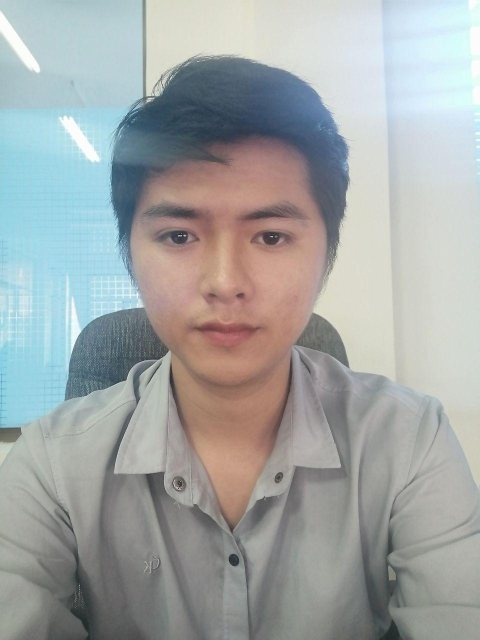
#> input picture tools/AVATAR_HSzdGqQuw.jpg, 960 x 1280 px (shown at 1/2 size)
$ python yolo_client.py
#> lines starting #> are read from the running program, lines starting #| are printed output that depends on the picture
# coding: utf-8

import cv2
import io
import logging
import random
import requests
import time


LOGGER = logging.getLogger(__name__)


def letterbox_resize(img, new_width, new_height, interp=0):
    '''
    Letterbox resize. keep the original aspect ratio in the resized image.
    '''
    ori_height, ori_width = img.shape[:2]

    resize_ratio = min(new_width / ori_width, new_height / ori_height)

    resize_w = int(resize_ratio * ori_width)
    resize_h = int(resize_ratio * ori_height)

    img = cv2.resize(img, (resize_w, resize_h), interpolation=interp)
    image_padded = np.full((new_height, new_width, 3), 128, np.uint8)

    dw = int((new_width - resize_w) / 2)
    dh = int((new_height - resize_h) / 2)

    image_padded[dh: resize_h + dh, dw: resize_w + dw, :] = img

    return image_padded, resize_ratio, dw, dh


class YoloObjectDetector:

    def __init__(self, detector_url, size=(416, 416), letterbox=False, timeout=5, *args, **kwargs):
        self.__server_url = detector_url
        self.__timeout = timeout
        self.__letterbox = letterbox
        self.__size = size
        self.__kwargs = kwargs

    def detect(self, img_ori):
        if self.__letterbox:
            img, resize_ratio, dw, dh = letterbox_resize(img_ori, *self.__size)
        else:
            height_ori, width_ori = img_ori.shape[:2]
            img = cv2.resize(img_ori, self.__size)

        ret, buf = cv2.imencode('.jpg', img)
        fi = io.BytesIO(buf)
        files = {'file': fi}

        try:
            headers = {}
            if 'headers' in self.__kwargs:
                headers = self.__kwargs['headers']
            r = requests.post(self.__server_url, files=files, timeout=self.__timeout, headers=headers)

            if r.status_code == 200:
                objs = r.json() or []
                # if self.__letterbox:
                #     for obj in objs:
                #         # TODO
                return objs
            else:
                return []
        except requests.Timeout:
            # back off and retry
            LOGGER.warning('Connection timeout [{}]'.format(self.__server_url))
            return []
        except requests.ConnectionError:
            LOGGER.warning('Connection error [{}]'.format(self.__server_url))
            return []


if __name__ == '__main__':
    yolo = YoloObjectDetector('http://192.168.1.45:8080/detect')
    img = cv2.imread('AVATAR_HSzdGqQuw.jpg')
#> img is the input picture: shape (1280, 960, 3); mean B, G, R 165.7, 166.5, 162.1
    vw = img.shape[1]
#> vw = 960
    vh = img.shape[0]
#> vh = 1280
    #img = cv2.imread('demo/tgg.jpg')

    start = time.time()
    objs = yolo.detect(img)
#> in detect, `img = cv2.resize(img_ori, self.__size)`:
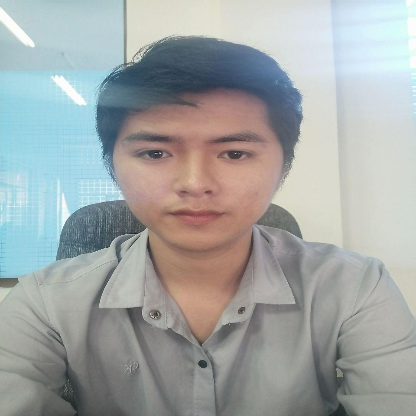
#> img: shape (416, 416, 3); mean B, G, R 165.6, 166.4, 162
#> (the run stopped early here; a loop or call above may not have finished)

$ run again, with demo/tgg.jpg copied over tools/AVATAR_HSzdGqQuw.jpg
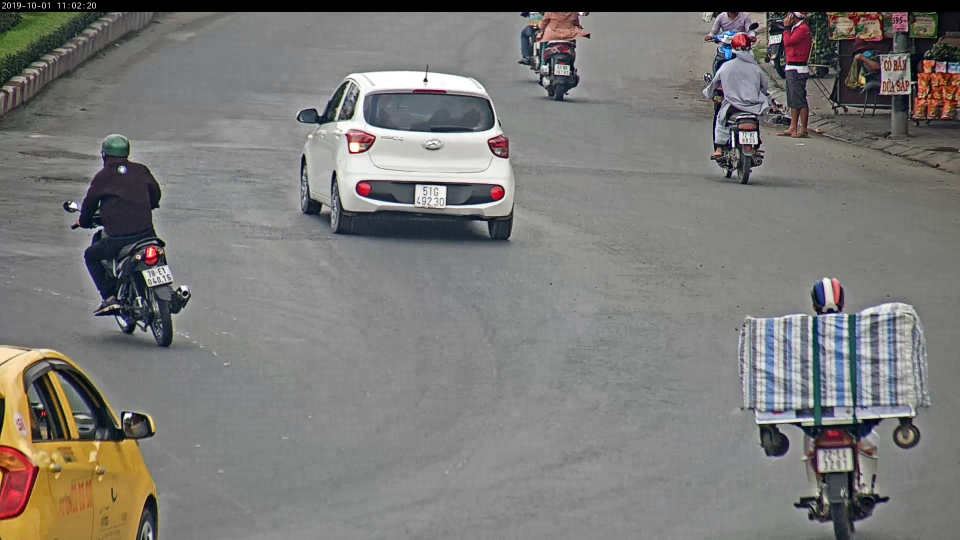
#> input picture demo/tgg.jpg, 1920 x 1080 px (shown at 1/2 size)
#> img is the input picture: shape (1080, 1920, 3); mean B, G, R 119.7, 122, 123.6
#> in detect, `img = cv2.resize(img_ori, self.__size)`:
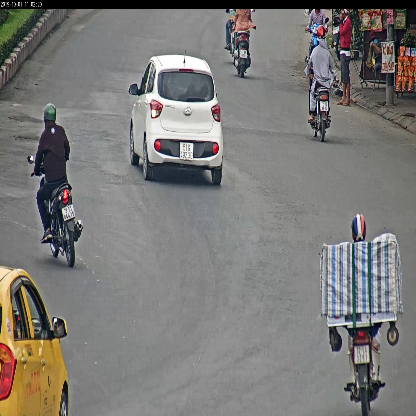
#> img: shape (416, 416, 3); mean B, G, R 119.7, 122, 123.5
